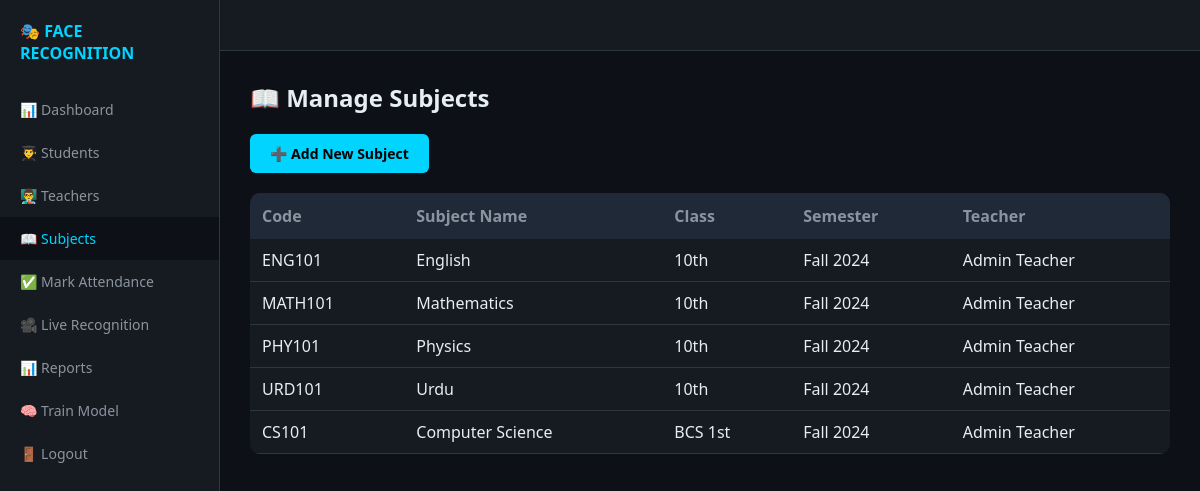
Before: /subjects (signed in) with the older database file.
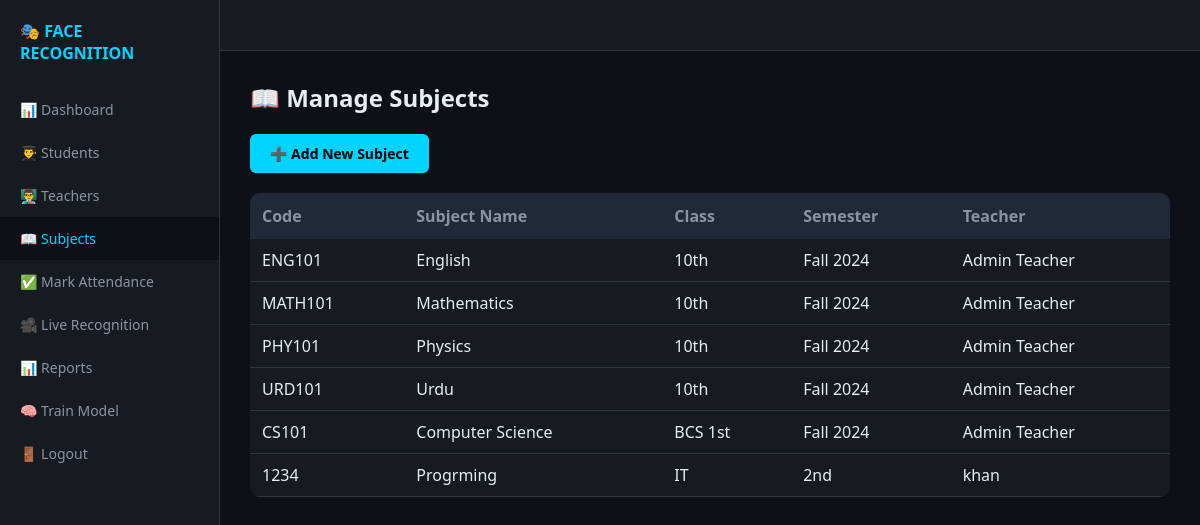
After: the same page with the newer database file.
### tables this page shows
CREATE TABLE subjects (
            id INTEGER PRIMARY KEY AUTOINCREMENT,
            subject_code VARCHAR(20) UNIQUE NOT NULL,
            subject_name VARCHAR(100) NOT NULL,
            teacher_id INTEGER NOT NULL,
            class_name VARCHAR(50) NOT NULL,
            semester VARCHAR(20),
            is_active BOOLEAN DEFAULT 1,
            created_at TIMESTAMP DEFAULT CURRENT_TIMESTAMP,
            FOREIGN KEY (teacher_id) REFERENCES teachers(id)
        );

CREATE TABLE teachers (
            id INTEGER PRIMARY KEY AUTOINCREMENT,
            teacher_id VARCHAR(20) UNIQUE NOT NULL,
            username VARCHAR(50) UNIQUE NOT NULL,
            name VARCHAR(100) NOT NULL,
            email VARCHAR(100),
            password_hash VARCHAR(255) NOT NULL,
            phone VARCHAR(15),
            department VARCHAR(100),
            is_active BOOLEAN DEFAULT 1,
            created_at TIMESTAMP DEFAULT CURRENT_TIMESTAMP
        );

### app.py (the view)
@app.route('/subjects')
@login_required
def manage_subjects():
    conn = sqlite3.connect(DB_PATH)
    cursor = conn.cursor()
    cursor.execute('''
        SELECT s.id, s.subject_code, s.subject_name, s.class_name, s.semester,
               t.name as teacher_name
        FROM subjects s
        JOIN teachers t ON s.teacher_id = t.id
        WHERE s.is_active = 1
        ORDER BY s.class_name, s.subject_name
    ''')
    subjects = cursor.fetchall()
    conn.close()
    return render_template('subjects.html', subjects=subjects)

### app.py (called while the page is built)
@login_manager.user_loader
def load_user(user_id):
    conn = sqlite3.connect(DB_PATH)
    cursor = conn.cursor()
    cursor.execute('SELECT id, teacher_id, username, name, department FROM teachers WHERE id = ?', (user_id,))
    user = cursor.fetchone()
    conn.close()
    if user:
        return User(user[0], user[1], user[2], user[3], user[4])
    return None

### templates/subjects.html (shortened to what this page needs)
<!DOCTYPE html>
<html lang="en">
<head>
</head>
<body>
    <div class="navbar">
        <h2>🎭 FACE RECOGNITION</h2>
    </div>
    <div class="sidebar" id="sidebar">
        <h2>🎭 FACE RECOGNITION</h2>
        <a href="/dashboard">📊 Dashboard</a>
        <a href="/students">👨‍🎓 Students</a>
        <a href="/teachers">👨‍🏫 Teachers</a>
        <a href="/subjects" class="active">📖 Subjects</a>
        <a href="/attendance/mark">✅ Mark Attendance</a>
        <a href="/attendance/live">🎥 Live Recognition</a>
        <a href="/attendance/report">📊 Reports</a>
        <a href="/train">🧠 Train Model</a>
        <a href="/logout">🚪 Logout</a>
    </div>
    <div class="main">
        <h1>📖 Manage Subjects</h1>
        <a href="/subject/add" class="btn">➕ Add New Subject</a>
        <div class="table-wrap">
            <table>
                <thead>
                    <tr><th>Code</th><th>Subject Name</th><th>Class</th><th>Semester</th><th>Teacher</th></tr>
                </thead>
                <tbody>
                    {% for subject in subjects %}
                    <tr>
                        <td>{{ subject[1] }}</td>
                        <td>{{ subject[2] }}</td>
                        <td>{{ subject[3] }}</td>
                        <td>{{ subject[4] }}</td>
                        <td>{{ subject[5] }}</td>
                    </tr>
                    {% else %}
                    <tr><td colspan="5" style="text-align:center;">No subjects found. Add your first subject!</td></tr>
                    {% endfor %}
                </tbody>
            </table>
        </div>
    </div>
</body>
</html>

Changed rows visible on the page:
added subjects: subject_code "1234", subject_name "Progrming", class_name "IT", semester "2nd", name "khan"
